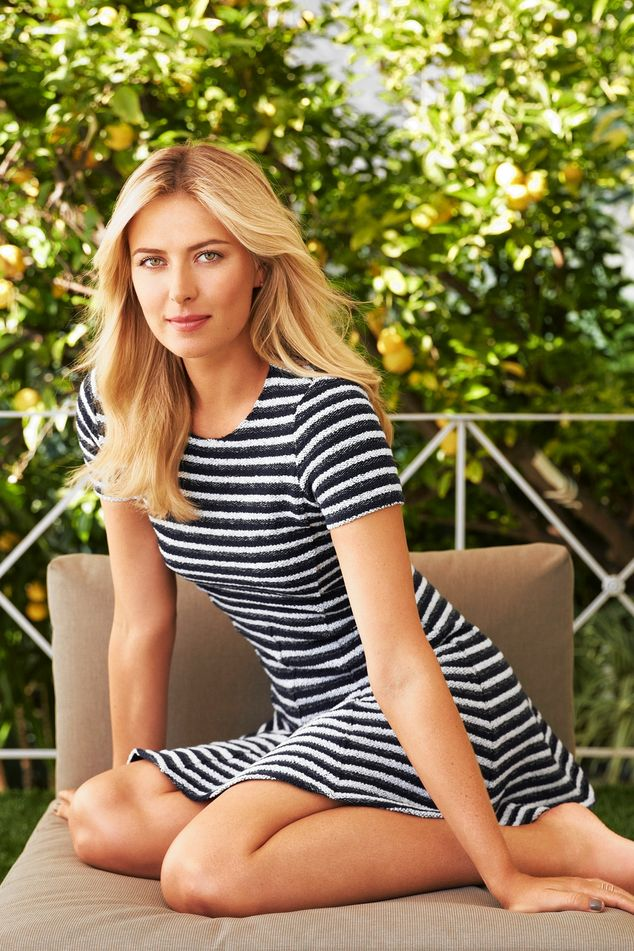
#> input picture classification test images/OD-BG400_20ODDa_8V_20150520191535.jpg, 634 x 951 px; its folder holds only this picture in this run
$ python -i util.py   (imports and definitions only)
#> lines starting #> are read from the running program, lines starting #| are printed output that depends on the picture
import joblib
import json
import numpy as np
import base64
import cv2
import os
from wavelet import w2d

__class_name_to_number = {}
__class_number_to_name = {}

__model = None  # Private Variable

def classify_image(image_base64_data, file_path=None):
    imgs = get_cropped_image_if_2_eyes(file_path, image_base64_data)
    result = []

    for img in imgs:
        scaled_raw_img = cv2.resize(img, (32, 32))
        img_har = w2d(img, 'db1', 5)
        scaled_img_har = cv2.resize(img_har, (32, 32))
        combined_img = np.vstack((scaled_raw_img.reshape(32 * 32 * 3, 1), scaled_img_har.reshape(32 * 32, 1)))

        len_image_array = 32 * 32 * 3 + 32 * 32
        final = combined_img.reshape(1, len_image_array).astype(float)

        if __model is not None:
            result.append({
                'class': class_number_to_name(__model.predict(final)[0]),
                'class_probability': np.around(__model.predict_proba(final) * 100, 2).tolist()[0],
                'class_dictionary': __class_name_to_number
            })
        else:
            print("Model is not loaded.")
            return []

    return result

def class_number_to_name(class_num):
    return __class_number_to_name[class_num]

def load_saved_artifacts():
    global __class_name_to_number
    global __class_number_to_name
    global __model

    print("Loading saved artifacts...start")
    try:
        # Update paths to reflect the location of the artifacts
        class_dict_path = os.path.join(os.path.dirname(__file__), "artifacts/class_dictionary.json")
        model_path = os.path.join(os.path.dirname(__file__), "artifacts/saved_model.pkl")

        print("Class Dictionary Path:", class_dict_path)
        print("Model Path:", model_path)

        with open(class_dict_path, "r") as f:
            __class_name_to_number = json.load(f)
            __class_number_to_name = {v: k for k, v in __class_name_to_number.items()}

        print("Class dictionary loaded successfully.")

        with open(model_path, 'rb') as f:
            __model = joblib.load(f)
        print("Model loaded successfully.")
    except Exception as e:
        print(f"Error loading artifacts: {e}")

# Take base64 string and convert it to OpenCV image
def get_cv2_image_from_base64_string(b64str):
    encoded_data = b64str.split(',')[1]
    nparr = np.frombuffer(base64.b64decode(encoded_data), np.uint8)
    img = cv2.imdecode(nparr, cv2.IMREAD_COLOR)
    return img

# If the image has two eyes, return the cropped image else return an empty list
def get_cropped_image_if_2_eyes(image_path, image_base64_data):
    face_cascade = cv2.CascadeClassifier('./opencv/haarcascades/haarcascade_frontalface_default.xml')
    eye_cascade = cv2.CascadeClassifier('./opencv/haarcascades/haarcascade_eye.xml')

    if image_path:
        img = cv2.imread(image_path)
    else:
        img = get_cv2_image_from_base64_string(image_base64_data)

    gray = cv2.cvtColor(img, cv2.COLOR_BGR2GRAY)
    faces = face_cascade.detectMultiScale(gray, 1.3, 5)
    cropped_faces = []

    for (x, y, w, h) in faces:
        roi_gray = gray[y:y+h, x:x+w]
        roi_color = img[y:y+h, x:x+w]
        eyes = eye_cascade.detectMultiScale(roi_gray)
        if len(eyes) >= 2:
            cropped_faces.append(roi_color)

    return cropped_faces

>>> import cv2
>>> picture = cv2.imread('../classification test images/OD-BG400_20ODDa_8V_20150520191535.jpg', cv2.IMREAD_GRAYSCALE)
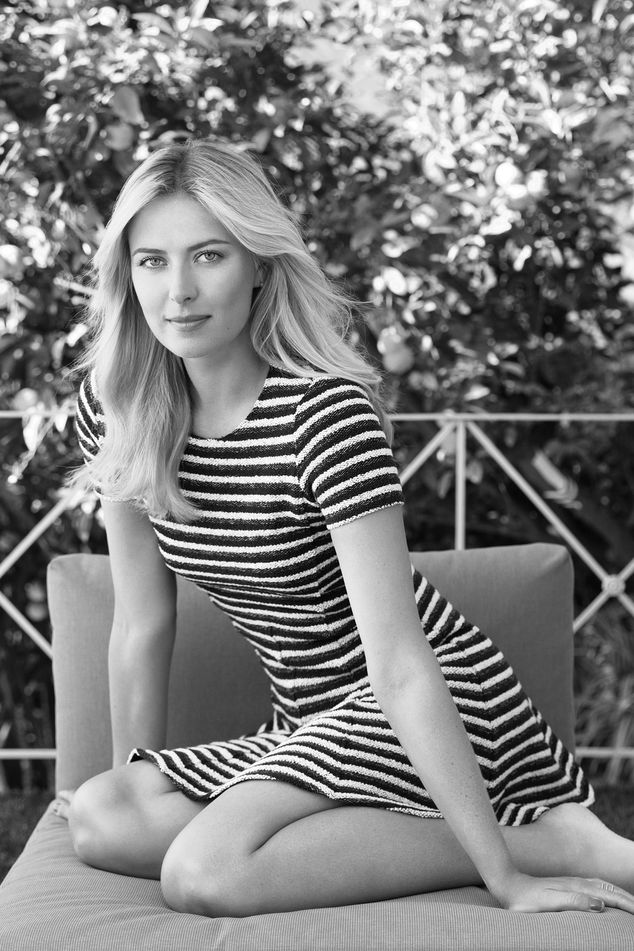
#> picture: shape (951, 634); min 0, max 255, mean 126.1
#> (the run stopped early here; a loop or call above may not have finished)

$ run again, on classification test images/messi2.jpg
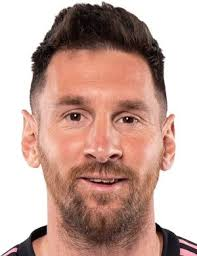
#> input picture classification test images/messi2.jpg, 197 x 256 px
#> `picture = cv2.imread('../classification test images/OD-BG400_20ODDa_8V..`:
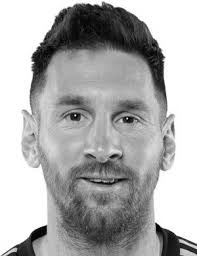
#> picture: shape (256, 197); min 0, max 255, mean 173.8

$ run again, on classification test images/serena williams.jpg
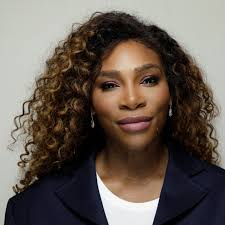
#> input picture classification test images/serena williams.jpg, 225 x 225 px
#> `picture = cv2.imread('../classification test images/OD-BG400_20ODDa_8V..`:
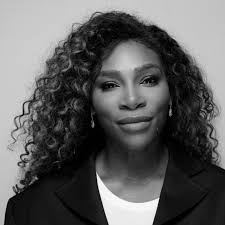
#> picture: shape (225, 225); min 0, max 255, mean 95.4

$ run again, on classification test images/images (1).jpeg
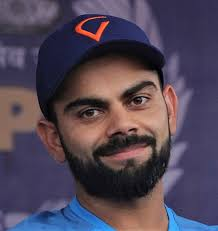
#> input picture classification test images/images (1).jpeg, 218 x 231 px
#> `picture = cv2.imread('../classification test images/OD-BG400_20ODDa_8V..`:
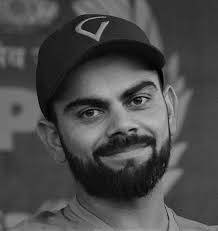
#> picture: shape (231, 218); min 0, max 187, mean 75
